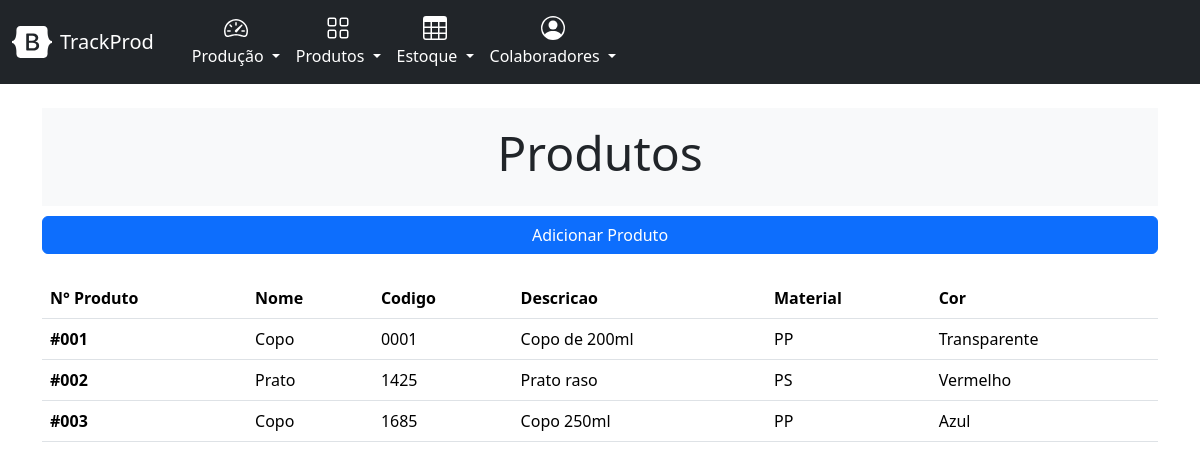
The app's page /cadastro/list_produtos/, older data.
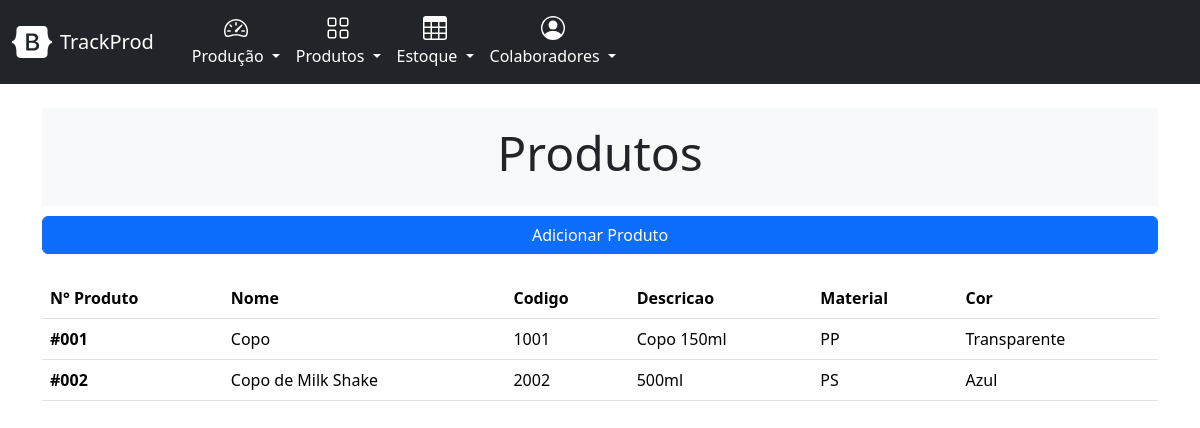
The same page, newer data.
### cadastro/models.py (models this page shows, shortened)
class Produto(models.Model):
    nome = models.CharField(max_length=255)
    codigo = models.CharField(max_length=50, unique=True)
    descricao = models.TextField(blank=True)
    material = models.CharField(max_length=100)
    peso = models.DecimalField(max_digits=10, decimal_places=2)
    volume = models.DecimalField(max_digits=10, decimal_places=2)
    cor = models.CharField(max_length=50)

### cadastro/views.py (the view)
# urls.py: path('list_produtos/', views.list_produtos, name='list_produtos'),
def list_produtos(request):
    list_produtos = Produto.objects.all()
    context = {'list_produtos': list_produtos}
    return render(request, 'produto/list_produtos.html', context)

### cadastro/templates/produto/list_produtos.html (shortened to what this page needs)
{% extends "base.html" %}
{% block header %}
    <div class="py-3 bg-light text-center">
        <h2 class="display-5">Produtos</h2>
    </div>
{% endblock header %}
{% block content %}
{% block buttons %}
  <div class="d-grid gap-2" style="margin-top: 10px;">
      <a class="btn btn-primary" href="{% url 'novo_produto'%}" role="button">Adicionar Produto</a>
  </div>
{% endblock buttons %}
    <table class="table table-hover">
        <thead >
          <tr>
            <th scope="col">N° Produto</th>
            <th scope="col">Nome</th>
            <th scope="col">Codigo</th>
            <th scope="col">Descricao</th>
            <th scope="col">Material</th>
            <th scope="col">Cor</th>
          </tr>
        </thead>
        <tbody class="table table-hover">
        {% for produto in list_produtos %}
          <tr style="cursor: pointer;" onclick="window.location.href='{% url 'produto' produto.id  %}'">
            <th scope="row">#00{{ produto.id }}</th>
            <td>{{ produto.nome }}</td>
            <td>{{ produto.codigo }}</td>
            <td>{{ produto.descricao }}</td>
            <td>{{ produto.material }}</td>
            <td>{{ produto.cor }}</td>
          </tr>
        {% empty %}
          Não produtos cadastrados
        {% endfor %}
        </tbody>
      </table>
{% endblock content %}

Row changes from the older to the newer data that the page shows:
removed Produto: id "3", nome "Copo", codigo "1685", descricao "Copo 250ml", material "PP", cor "Azul"
changed Produto "Copo": codigo "0001" → "1001"; descricao "Copo de 200ml" → "Copo 150ml"
changed Produto "PS": nome "Prato" → "Copo de Milk Shake"; codigo "1425" → "2002"; descricao "Prato raso" → "500ml"; cor "Vermelho" → "Azul"
